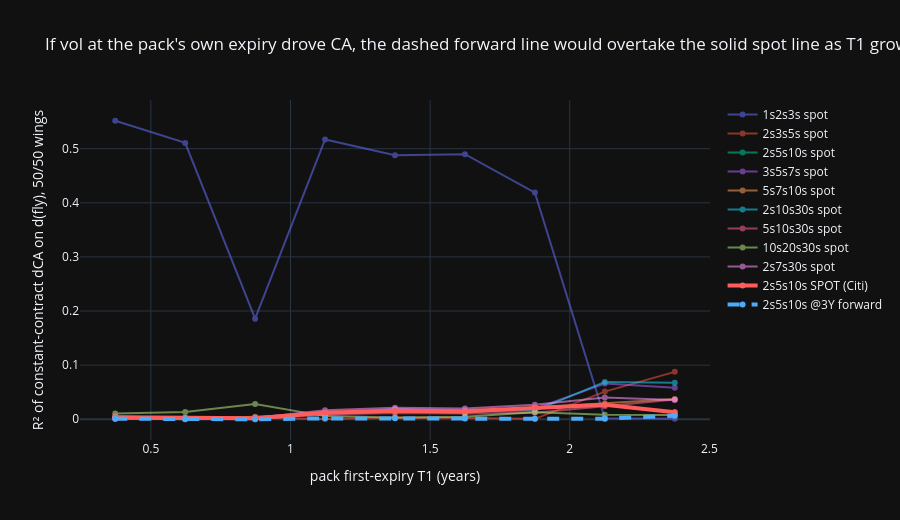

Notebook code for this chart:
### Code cell
fig = go.Figure()
for _shape, _m2 in EFF.items():
    fig.add_trace(go.Scatter(x=_m2["T1_years"], y=_m2["fs_0Y"], mode="lines+markers",
                             name=f"{_shape} spot", opacity=0.55))
fig.add_trace(go.Scatter(x=EFF[CFG.citi_fly]["T1_years"], y=EFF[CFG.citi_fly]["fs_0Y"],
                         mode="lines+markers", name=f"{CFG.citi_fly} SPOT (Citi)",
                         line=dict(color="#ff5c5c", width=4)))
fig.add_trace(go.Scatter(x=EFF[CFG.citi_fly]["T1_years"], y=EFF[CFG.citi_fly]["fs_3Y"],
                         mode="lines+markers", name=f"{CFG.citi_fly} @3Y forward",
                         line=dict(color="#4dabf7", width=4, dash="dash")))
fig.update_layout(template="plotly_dark", height=520,
                  xaxis_title="pack first-expiry T1 (years)",
                  yaxis_title="R² of constant-contract dCA on d(fly), 50/50 wings",
                  title="If vol at the pack's own expiry drove CA, the dashed forward "
                        "line would overtake the solid spot line as T1 grows")
fig.show()

### Figure 1 — Plotly figure (JSON) as saved in the notebook; plotly's stock layout.template omitted (floating-point values rounded to 4 significant figures)
{"data": [{"mode": "lines+markers", "name": "1s2s3s spot", "opacity": 0.55, "type": "scatter", "x": [0.3725, 0.6229, 0.8734, 1.124, 1.374, 1.625, 1.875, 2.126, 2.376], "y": [0.5517, 0.5108, 0.1859, 0.5171, 0.4878, 0.4899, 0.4189, 0.00198, 0.001124]}, {"mode": "lines+markers", "name": "2s3s5s spot", "opacity": 0.55, "type": "scatter", "x": [0.3725, 0.6229, 0.8734, 1.124, 1.374, 1.625, 1.875, 2.126, 2.376], "y": [0.002179, 0.002414, 0.002636, 0.0005597, 0.002901, 0.002102, 0.0007613, 0.05108, 0.08759]}, {"mode": "lines+markers", "name": "2s5s10s spot", "opacity": 0.55, "type": "scatter", "x": [0.3725, 0.6229, 0.8734, 1.124, 1.374, 1.625, 1.875, 2.126, 2.376], "y": [0.003821, 0.001995, 0.001933, 0.01221, 0.01553, 0.01474, 0.02148, 0.02694, 0.01276]}, {"mode": "lines+markers", "name": "3s5s7s spot", "opacity": 0.55, "type": "scatter", "x": [0.3725, 0.6229, 0.8734, 1.124, 1.374, 1.625, 1.875, 2.126, 2.376], "y": [0.0009141, 0.0002175, 4.418e-05, 0.01168, 0.01849, 0.01684, 0.01952, 0.06611, 0.05817]}, {"mode": "lines+markers", "name": "5s7s10s spot", "opacity": 0.55, "type": "scatter", "x": [0.3725, 0.6229, 0.8734, 1.124, 1.374, 1.625, 1.875, 2.126, 2.376], "y": [0.002676, 0.001017, 0.004672, 0.01069, 0.01374, 0.01205, 0.02156, 0.02926, 0.03736]}, {"mode": "lines+markers", "name": "2s10s30s spot", "opacity": 0.55, "type": "scatter", "x": [0.3725, 0.6229, 0.8734, 1.124, 1.374, 1.625, 1.875, 2.126, 2.376], "y": [0.0008018, 3.756e-06, 0.0007582, 0.01132, 0.0182, 0.01515, 0.01551, 0.06901, 0.06752]}, {"mode": "lines+markers", "name": "5s10s30s spot", "opacity": 0.55, "type": "scatter", "x": [0.3725, 0.6229, 0.8734, 1.124, 1.374, 1.625, 1.875, 2.126, 2.376], "y": [0.00245, 0.001503, 0.0008322, 0.008641, 0.01148, 0.01041, 0.0118, 0.02421, 0.03653]}, {"mode": "lines+markers", "name": "10s20s30s spot", "opacity": 0.55, "type": "scatter", "x": [0.3725, 0.6229, 0.8734, 1.124, 1.374, 1.625, 1.875, 2.126, 2.376], "y": [0.01075, 0.01326, 0.02812, 0.005788, 0.003439, 0.004679, 0.013, 0.008359, 0.007951]}, {"mode": "lines+markers", "name": "2s7s30s spot", "opacity": 0.55, "type": "scatter", "x": [0.3725, 0.6229, 0.8734, 1.124, 1.374, 1.625, 1.875, 2.126, 2.376], "y": [0.004876, 0.002633, 0.002503, 0.01643, 0.02124, 0.01971, 0.02689, 0.0403, 0.03539]}, {"line": {"color": "#ff5c5c", "width": 4}, "mode": "lines+markers", "name": "2s5s10s SPOT (Citi)", "type": "scatter", "x": [0.3725, 0.6229, 0.8734, 1.124, 1.374, 1.625, 1.875, 2.126, 2.376], "y": [0.003821, 0.001995, 0.001933, 0.01221, 0.01553, 0.01474, 0.02148, 0.02694, 0.01276]}, {"line": {"color": "#4dabf7", "dash": "dash", "width": 4}, "mode": "lines+markers", "name": "2s5s10s @3Y forward", "type": "scatter", "x": [0.3725, 0.6229, 0.8734, 1.124, 1.374, 1.625, 1.875, 2.126, 2.376], "y": [0.0009517, 0.0004402, 3.735e-06, 0.001633, 0.001997, 0.001437, 0.0009517, 0.001034, 0.006464]}], "layout": {"height": 520, "title": {"text": "If vol at the pack's own expiry drove CA, the dashed forward line would overtake the solid spot line as T1 grows"}, "xaxis": {"title": {"text": "pack first-expiry T1 (years)"}}, "yaxis": {"title": {"text": "R² of constant-contract dCA on d(fly), 50/50 wings"}}}}
